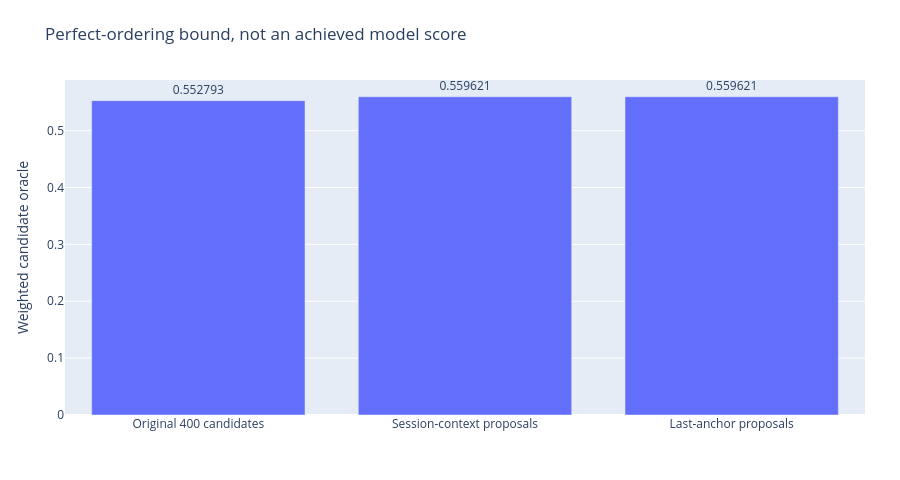

Notebook cell for this chart:
### Markdown cell above
## 1 · Candidate oracle on the same pilot

### Code cell
f=go.Figure(go.Bar(x=['Original 400 candidates','Session-context proposals','Last-anchor proposals'],y=[audit['baseline_oracle']['weighted_oracle_at20'],audit['arms']['session_context']['expanded_candidate_oracle']['weighted_oracle_at20'],audit['arms']['last_anchor']['expanded_candidate_oracle']['weighted_oracle_at20']],text=[f"{x:.6f}" for x in [audit['baseline_oracle']['weighted_oracle_at20'],audit['arms']['session_context']['expanded_candidate_oracle']['weighted_oracle_at20'],audit['arms']['last_anchor']['expanded_candidate_oracle']['weighted_oracle_at20']]],textposition='outside'))
f.update_layout(title='Perfect-ordering bound, not an achieved model score',yaxis_title='Weighted candidate oracle');emit(f)

### Figure 1 — Plotly figure (JSON) as saved in the notebook; plotly's stock layout.template omitted (floating-point values rounded to 4 significant figures)
{"data": [{"text": ["0.552793", "0.559621", "0.559621"], "textposition": "outside", "type": "bar", "x": ["Original 400 candidates", "Session-context proposals", "Last-anchor proposals"], "y": [0.5528, 0.5596, 0.5596]}], "layout": {"height": 480, "margin": {"b": 65, "l": 65, "r": 35, "t": 80}, "title": {"text": "Perfect-ordering bound, not an achieved model score"}, "yaxis": {"title": {"text": "Weighted candidate oracle"}}}}
